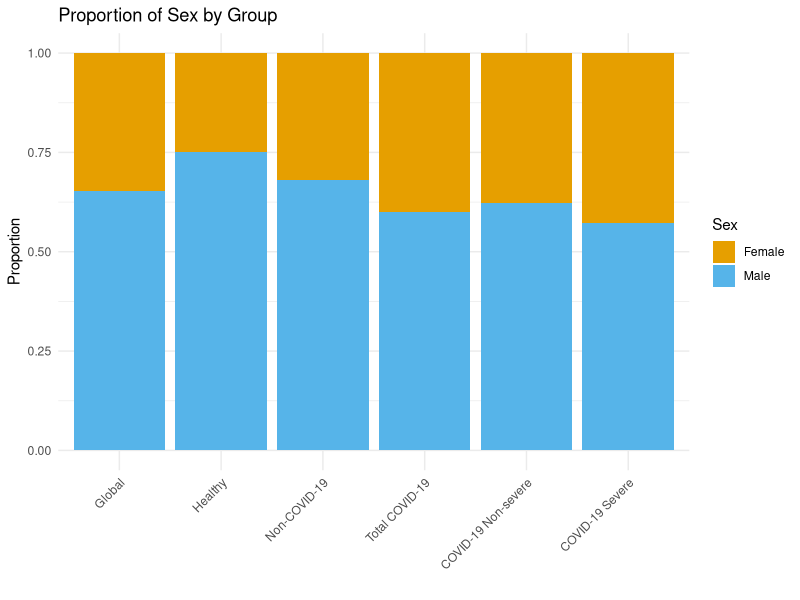
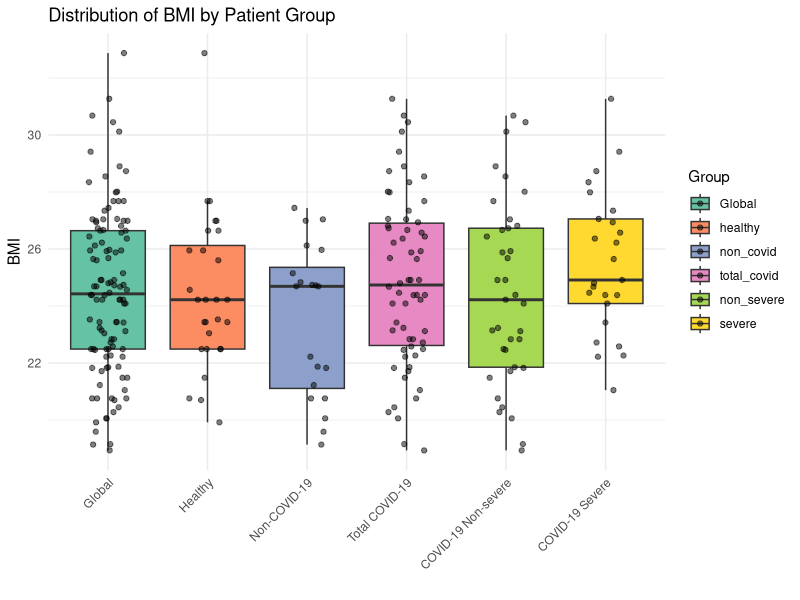
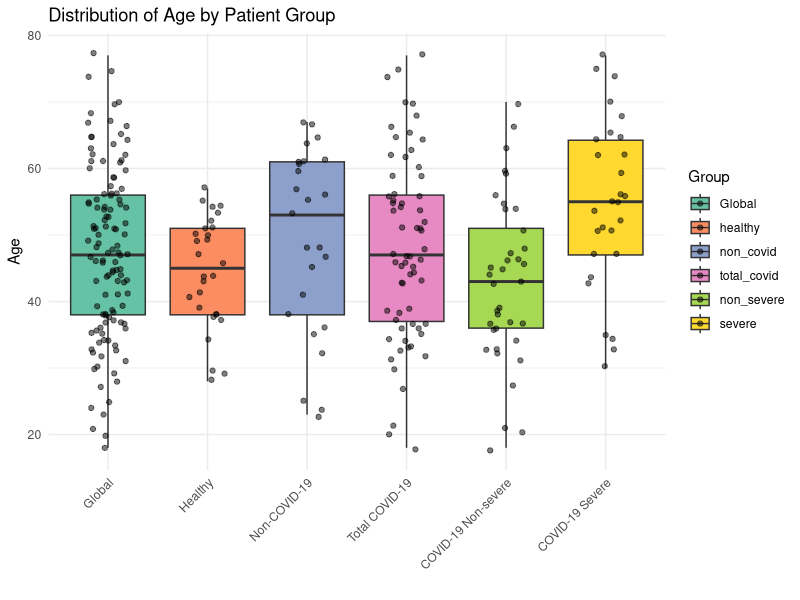
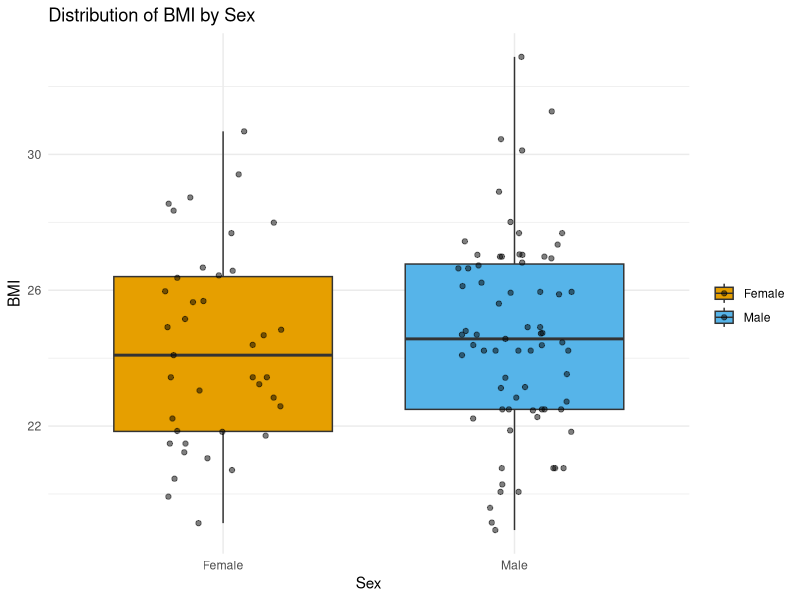
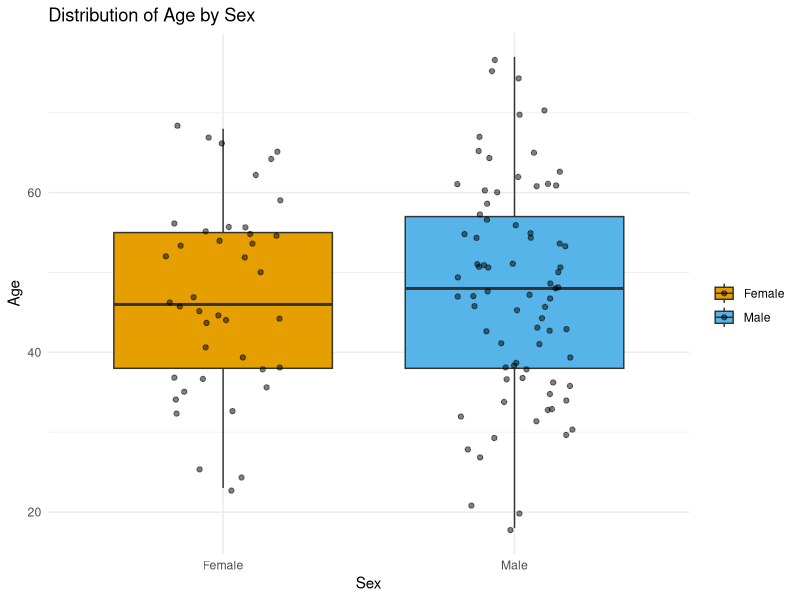
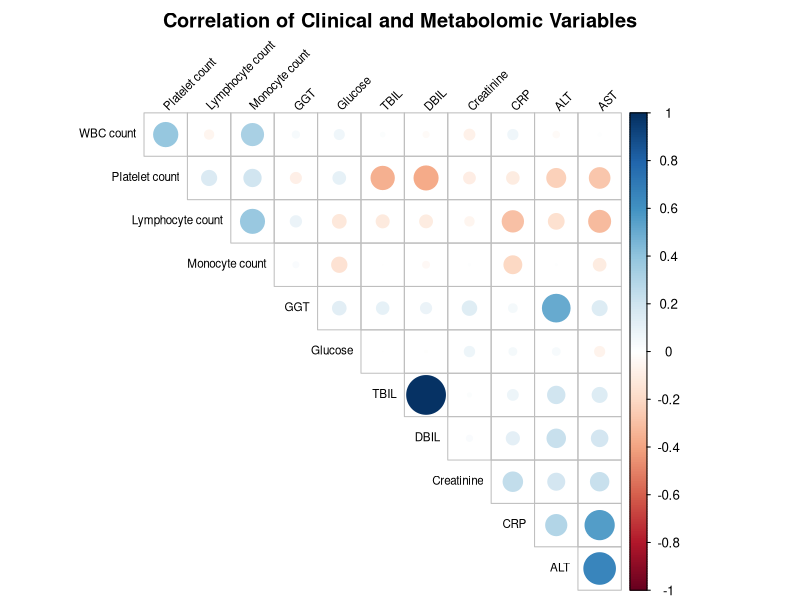
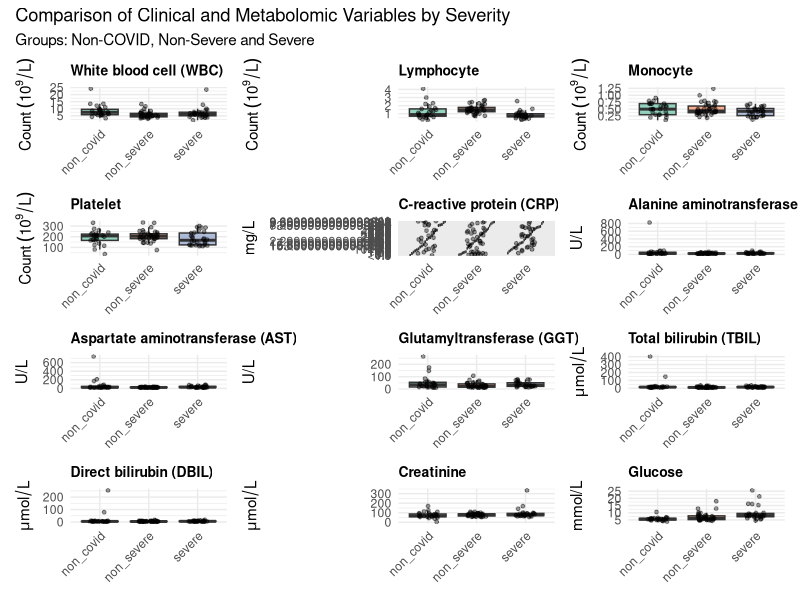
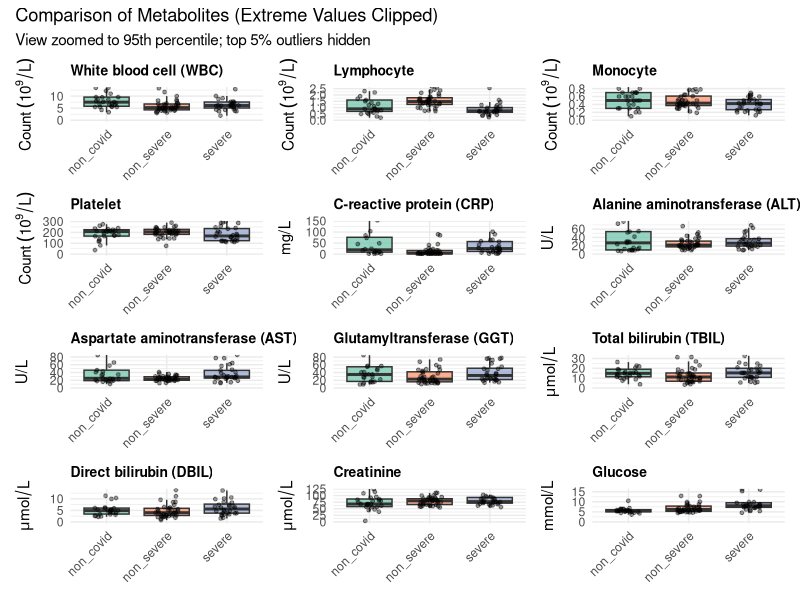

The R script that drew these images, in order:
## ---- chunk 1
knitr::opts_chunk$set(echo = TRUE, warning = FALSE, message = FALSE)
## ---- chunk 2
# Import all the necessary libraries for this exercise and the others
library(readxl)
library(dplyr)
library(ggplot2)
library(tidyr)
library(corrplot)
library(knitr)
library(kableExtra)
library(patchwork)
library(pheatmap)
library(scales)


# --- PREPARE DATA ---
# Load data from excel and treat "/" and empty strings as missing values
df <- read_excel("table_s1.xlsx", sheet = 2, na = c("", "/"))

# Remove the spaces from the column names
names(df) <- gsub(" ", "_", names(df))
names(df) <- gsub("\\(", "", names(df))
names(df) <- gsub("\\)", "", names(df))

# Convert date format and calculate required time differences
df <- df %>%
  mutate(
    # Convert columns to Date format 
    Onset_date_f = as.Date(Onset_date_f),
    Admission_date = as.Date(Admission_date),
    Date_of_progression_to_severe_state = as.Date(Date_of_progression_to_severe_state),
    
    # Calculate time differences in days
    time_onset_to_admission = as.numeric(Admission_date - Onset_date_f + 1),
    time_admission_to_severe = as.numeric(Date_of_progression_to_severe_state - Admission_date + 1)
  )

# Create group labels
df <- df %>%
  mutate(
    Group = case_when(
      Group_d == 0 ~ "healthy",
      Group_d == 1 ~ "non_covid",
      Group_d == 2 ~ "non_severe",
      Group_d == 3 ~ "severe"
    )
  )

# Create sex labels
df <- df %>%
  mutate(Sex_g = factor(Sex_g, 
                        levels = c(0, 1),            
                        labels = c("Female", "Male"))) 

# Create an expanded dataset, in order to include the groups "Total Covid" 
# and "Global" when calculating and plotting statistics later. 
# Create "Total Covid" subset 
df_covid_total <- df %>%
  filter(Group %in% c("non_severe", "severe")) %>%
  mutate(Group = "total_covid")
# Create "Global" subset (All of the rows)
df_global <- df %>%
  mutate(Group = "Global")
# Bind everything together into expanded dataset and set groups differentiation.
df_expanded <- bind_rows(df, df_covid_total, df_global)
df_expanded$Group <- factor(df_expanded$Group, 
                            levels = c("healthy", "non_covid", "non_severe", "severe", "total_covid", "Global"))


# --- CALCULATE STATISTICS ---
# AGE & BMI — Statistics by group 
age_bmi_stats <- df_expanded %>%
  group_by(Group) %>%
  summarise(
    # Age
    mean_age = mean(Age_year, na.rm = TRUE),
    sd_age   = sd(Age_year, na.rm = TRUE),
    median_age = median(Age_year, na.rm = TRUE),
    Q1_age     = quantile(Age_year, 0.25, na.rm = TRUE), 
    Q3_age     = quantile(Age_year, 0.75, na.rm = TRUE), 
    iqr_age    = IQR(Age_year, na.rm = TRUE),
    min_age    = min(Age_year, na.rm = TRUE),
    max_age    = max(Age_year, na.rm = TRUE),
    # BMI
    mean_bmi = mean(BMI_h, na.rm = TRUE),
    sd_bmi   = sd(BMI_h, na.rm = TRUE),
    median_bmi = median(BMI_h, na.rm = TRUE),
    Q1_bmi     = quantile(BMI_h, 0.25, na.rm = TRUE),    
    Q3_bmi     = quantile(BMI_h, 0.75, na.rm = TRUE),    
    iqr_bmi    = IQR(BMI_h, na.rm = TRUE),
    min_bmi    = min(BMI_h, na.rm = TRUE),
    max_bmi    = max(BMI_h, na.rm = TRUE),
    .groups = "drop"
  )

# Time - Statistics by group
time_stats <- df_expanded %>%
  group_by(Group) %>%
  summarise(
    # Time: Onset to Admission
    mean_onset_adm   = mean(time_onset_to_admission, na.rm = TRUE),
    sd_onset_adm     = sd(time_onset_to_admission, na.rm = TRUE),
    median_onset_adm = median(time_onset_to_admission, na.rm = TRUE),
    Q1_onset_adm     = quantile(time_onset_to_admission, 0.25, na.rm = TRUE),
    Q3_onset_adm     = quantile(time_onset_to_admission, 0.75, na.rm = TRUE),
    iqr_onset_adm    = IQR(time_onset_to_admission, na.rm = TRUE),
    min_onset_adm    = if(all(is.na(time_onset_to_admission))) NA else min(time_onset_to_admission, na.rm = TRUE),
    max_onset_adm    = if(all(is.na(time_onset_to_admission))) NA else max(time_onset_to_admission, na.rm = TRUE),
    # Time: Admission to Severe
    mean_adm_sev     = mean(time_admission_to_severe, na.rm = TRUE),
    sd_adm_sev       = sd(time_admission_to_severe, na.rm = TRUE),
    median_adm_sev   = median(time_admission_to_severe, na.rm = TRUE),
    Q1_adm_sev       = quantile(time_admission_to_severe, 0.25, na.rm = TRUE),
    Q3_adm_sev       = quantile(time_admission_to_severe, 0.75, na.rm = TRUE),
    iqr_adm_sev      = IQR(time_admission_to_severe, na.rm = TRUE),
    min_adm_sev      = if(all(is.na(time_admission_to_severe))) NA else min(time_admission_to_severe, na.rm = TRUE),
    max_adm_sev      = if(all(is.na(time_admission_to_severe))) NA else max(time_admission_to_severe, na.rm = TRUE),
    .groups = "drop"
  )

# Sex - Statistics by group 
sex_stats <- df_expanded %>%
  group_by(Group, Sex_g) %>%
  summarise(count = n(), .groups = "drop_last") %>%
  mutate(proportion = count / sum(count)) %>%
  ungroup()


# --- OUTPUT TABLE ---
# Count the patients in each group and create group lables for the table
group_counts <- table(df_expanded$Group)
lbl_healthy    <- paste0("Healthy (N=", group_counts["healthy"], ")")
lbl_non_covid  <- paste0("Non-COVID-19 (N=", group_counts["non_covid"], ")")
lbl_total      <- paste0("Total COVID-19 (N=", group_counts["total_covid"], ")")
lbl_non_severe <- paste0("COVID-19 Non-severe (N=", group_counts["non_severe"], ")")
lbl_severe     <- paste0("COVID-19 Severe (N=", group_counts["severe"], ")")

# Define the Column Order 
col_selection <- c(
  "Variable", 
  "Statistic", 
  "healthy", 
  "non_covid", 
  "total_covid", 
  "non_severe", 
  "severe"
)

# Sex
sex_rows <- sex_stats %>%
  filter(Group %in% c("healthy", "non_covid", "total_covid", "non_severe", "severe")) %>%
  mutate(val = sprintf("%d (%.1f%%)", count, proportion * 100)) %>%
  select(Group, Sex_g, val) %>%
  pivot_wider(names_from = Group, values_from = val) %>%
  mutate(
    # Force labels to be Male/Female text
    Statistic = case_when(
      as.character(Sex_g) %in% c("1", "Male") ~ "Male",
      as.character(Sex_g) %in% c("0", "Female") ~ "Female",
    ),
    Variable = "Sex - no. (%)" 
  ) %>%
  arrange(factor(Statistic, levels = c("Male", "Female"))) 

# Age 
age_rows <- age_bmi_stats %>%
  filter(Group %in% c("healthy", "non_covid", "total_covid", "non_severe", "severe")) %>%
  mutate(
    `Mean ± SD`    = sprintf("%.1f ± %.1f", mean_age, sd_age),
    `Median (IQR)` = sprintf("%.1f (%.1f-%.1f)", median_age, Q1_age, Q3_age),
    `Range`        = sprintf("%.1f-%.1f", min_age, max_age)
  ) %>%
  select(Group, `Mean ± SD`, `Median (IQR)`, `Range`) %>%
  pivot_longer(cols = -Group, names_to = "Statistic", values_to = "val") %>%
  pivot_wider(names_from = Group, values_from = val) %>%
  mutate(Variable = "Age - year")

# BMI 
bmi_rows <- age_bmi_stats %>%
  filter(Group %in% c("healthy", "non_covid", "total_covid", "non_severe", "severe")) %>%
  mutate(
    `Mean ± SD`    = sprintf("%.1f ± %.1f", mean_bmi, sd_bmi),
    `Median (IQR)` = sprintf("%.1f (%.1f-%.1f)", median_bmi, Q1_bmi, Q3_bmi),
    `Range`        = sprintf("%.1f-%.1f", min_bmi, max_bmi)
  ) %>%
  select(Group, `Mean ± SD`, `Median (IQR)`, `Range`) %>%
  pivot_longer(cols = -Group, names_to = "Statistic", values_to = "val") %>%
  pivot_wider(names_from = Group, values_from = val) %>%
  mutate(Variable = "BMI - kg/m2")

# Time 1: Onset to Admission 
time1_rows <- time_stats %>%
  filter(Group %in% c("healthy", "non_covid", "total_covid", "non_severe", "severe")) %>%
  mutate(
    `Mean ± SD`    = ifelse(is.na(mean_onset_adm), "", sprintf("%.1f ± %.1f", mean_onset_adm, sd_onset_adm)),
    `Median (IQR)` = ifelse(is.na(median_onset_adm), "", sprintf("%.1f (%.1f-%.1f)", median_onset_adm, Q1_onset_adm, Q3_onset_adm)),
    `Range`        = ifelse(is.na(min_onset_adm), "", sprintf("%.1f-%.1f", min_onset_adm, max_onset_adm))
  ) %>%
  select(Group, `Mean ± SD`, `Median (IQR)`, `Range`) %>%
  pivot_longer(cols = -Group, names_to = "Statistic", values_to = "val") %>%
  pivot_wider(names_from = Group, values_from = val) %>%
  mutate(Variable = "Time from Onset to Admission - Days")

# Time 2: Admission to Severe 
time2_rows <- time_stats %>%
  filter(Group %in% c("healthy", "non_covid", "total_covid", "non_severe", "severe")) %>%
  mutate(
    `Mean ± SD`    = ifelse(is.na(mean_adm_sev), "", sprintf("%.1f ± %.1f", mean_adm_sev, sd_adm_sev)),
    `Median (IQR)` = ifelse(is.na(median_adm_sev), "", sprintf("%.1f (%.1f-%.1f)", median_adm_sev, Q1_adm_sev, Q3_adm_sev)),
    `Range`        = ifelse(is.na(min_adm_sev), "", sprintf("%.1f-%.1f", min_adm_sev, max_adm_sev))
  ) %>%
  select(Group, `Mean ± SD`, `Median (IQR)`, `Range`) %>%
  pivot_longer(cols = -Group, names_to = "Statistic", values_to = "val") %>%
  pivot_wider(names_from = Group, values_from = val) %>%
  mutate(Variable = "Time from Admission to Severe - Days")

# Bind together and print 
final_table <- bind_rows(sex_rows, age_rows, bmi_rows, time1_rows, time2_rows) %>%
  select(all_of(col_selection)) %>%
  rename(
    !!lbl_healthy := healthy,
    !!lbl_non_covid := non_covid,
    !!lbl_total := total_covid,
    !!lbl_non_severe := non_severe,
    !!lbl_severe := severe
  )

kbl(final_table, caption = "Table 1. Demographics and Baseline Characteristics of COVID-19 Patients") %>%
  kable_classic(full_width = F, html_font = "Arial") %>%
  row_spec(0, bold = TRUE) %>% 
  column_spec(1, bold = TRUE) %>%
  # Add the separation lines
  row_spec(2, extra_css = "border-bottom: 1px solid #ddd;") %>%
  row_spec(5, extra_css = "border-bottom: 1px solid #ddd;") %>%
  row_spec(8, extra_css = "border-bottom: 1px solid #ddd;") %>%
  row_spec(11, extra_css = "border-bottom: 1px solid #ddd;") %>%
  collapse_rows(columns = 1, valign = "top")
## ---- chunk 3
# Convert all time-based columns to Date
df <- df %>%
  mutate(across(where(~ inherits(.x, "POSIXt")), as.Date))

# Provide a summary of the data with "skimr" package
library(skimr)
skim(df)

# Remove column with almost only missing data
df <- df %>% select(-`MSRep_ID_c`)

# --- PLOTS ---
# Set the order of the groups for the plots
df_expanded$Group <- factor(df_expanded$Group, 
                            levels = c("Global", "healthy", "non_covid", "total_covid", "non_severe", "severe"))

# Plot 1: Sex by groups
ggplot(df_expanded, aes(x = Group, fill = Sex_g)) +
  geom_bar(position = "fill") +
  theme_minimal() +
  labs(title = "Proportion of Sex by Group", y = "Proportion", x = "", fill = "Sex") +
  scale_fill_manual(values = c("Female" = "#E69F00", "Male" = "#56B4E9")) +
  scale_x_discrete(labels = c(
    "Global"      = "Global",
    "healthy"     = "Healthy",
    "non_covid"   = "Non-COVID-19",
    "total_covid" = "Total COVID-19",
    "non_severe"  = "COVID-19 Non-severe",
    "severe"      = "COVID-19 Severe"
  )) +
  theme(axis.text.x = element_text(angle = 45, hjust = 1))

# Plot 2: BMI by Groups 
ggplot(df_expanded, aes(x = Group, y = BMI_h, fill = Group)) +
  geom_boxplot(outlier.shape = NA) + 
  geom_jitter(width = 0.2, alpha = 0.5) + 
  theme_minimal() +
  labs(
    title = "Distribution of BMI by Patient Group",
    x = "",
    y = "BMI"
  ) +
  scale_fill_brewer(palette = "Set2") +
  scale_x_discrete(labels = c(
    "Global"      = "Global",
    "healthy"     = "Healthy",
    "non_covid"   = "Non-COVID-19",
    "total_covid" = "Total COVID-19",
    "non_severe"  = "COVID-19 Non-severe",
    "severe"      = "COVID-19 Severe"
  )) +
  theme(axis.text.x = element_text(angle = 45, hjust = 1))

# Plot 3: Age by Groups 
ggplot(df_expanded, aes(x = Group, y = Age_year, fill = Group)) +
  geom_boxplot(outlier.shape = NA) + 
  geom_jitter(width = 0.2, alpha = 0.5) + 
  theme_minimal() +
  labs(
    title = "Distribution of Age by Patient Group",
    x = "",
    y = "Age"
  ) +
  scale_fill_brewer(palette = "Set2") +
  scale_x_discrete(labels = c(
    "Global"      = "Global",
    "healthy"     = "Healthy",
    "non_covid"   = "Non-COVID-19",
    "total_covid" = "Total COVID-19",
    "non_severe"  = "COVID-19 Non-severe",
    "severe"      = "COVID-19 Severe"
  )) +
  theme(axis.text.x = element_text(angle = 45, hjust = 1))

# Plot 4: BMI by Sex 
ggplot(df, aes(x = Sex_g, y = BMI_h, fill = Sex_g)) +
  geom_boxplot(outlier.shape = NA) + 
  geom_jitter(width = 0.2, alpha = 0.5) +
  theme_minimal() +
  labs(
    title = "Distribution of BMI by Sex",
    x = "Sex",
    y = "BMI",
    fill = ""
  ) +
  scale_fill_manual(values = c("Female" = "#E69F00", "Male" = "#56B4E9"))

# Plot 5: Age by Sex 
ggplot(df, aes(x = Sex_g, y = Age_year, fill = Sex_g)) +
  geom_boxplot(outlier.shape = NA) + 
  geom_jitter(width = 0.2, alpha = 0.5) +
  theme_minimal() +
  labs(
    title = "Distribution of Age by Sex",
    x = "Sex",
    y = "Age",
    fill = ""
  ) +
  scale_fill_manual(values = c("Female" = "#E69F00", "Male" = "#56B4E9"))

# Plot 6: Correlation Plot between Metabolomics columns
# Metabolomic columns indices 
target_cols_corr <- c(18, 19, 20, 21, 23, 24, 25, 26, 27, 28, 29, 30)
# Ensure columns are numeric; handle errors if columns contain non-numeric data, clean the variable names
df_corr <- df[, target_cols_corr]
current_names <- names(df_corr)
clean_names <- gsub(",.*", "", current_names)
clean_names <- gsub("_[a-zA-Z]$", "", clean_names)
clean_names <- gsub("_", " ", clean_names)
names(df_corr) <- clean_names
df_corr[] <- lapply(df_corr, function(x) as.numeric(as.character(x)))
# Calculate the correlation matrix
res <- cor(df_corr, use = "complete.obs")
# Generate the plot
corrplot(res, 
         type = "upper",           
         order = "hclust",        
         tl.col = "black",        
         tl.srt = 45,             
         tl.cex = 0.7,            
         diag = FALSE,
         title = "Correlation of Clinical and Metabolomic Variables",
         mar = c(0, 0, 2, 0)
)
## ---- chunk 4
# Define indexes and names
target_cols_plots <- c(19, 20, 21, 22, 24, 25, 26, 27, 28, 29, 30, 31)
target_colnames <- colnames(df_expanded)[target_cols_plots]

# Handle labels for plots
clean_titles <- c(
  "White blood cell (WBC)",
  "Lymphocyte",
  "Monocyte",
  "Platelet",
  "C-reactive protein (CRP)",
  "Alanine aminotransferase (ALT)",
  "Aspartate aminotransferase (AST)",
  "Glutamyltransferase (GGT)",
  "Total bilirubin (TBIL)",
  "Direct bilirubin (DBIL)",
  "Creatinine",
  "Glucose"
)

clean_units <- list(
  expression(Count ~ (10^9/L)),         # WBC (Implicit multiplication) or use (times ~ 10^9/L)
  expression(Count ~ (10^9/L)),         # Lymphocyte
  expression(Count ~ (10^9/L)),         # Monocyte
  expression(Count ~ (10^9/L)),         # Platelet
  "mg/L",                               # CRP
  "U/L",                                # ALT
  "U/L",                                # AST
  "U/L",                                # GGT
  expression(mu * mol/L),               # TBIL (µmol/L)
  expression(mu * mol/L),               # DBIL
  expression(mu * mol/L),               # Creatinine
  "mmol/L"                              # Glucose
)

# Filter data frame and order groups
df_filtered <- df_expanded %>%
  filter(Group %in% c("non_covid", "non_severe", "severe")) %>%
  mutate(Group = factor(Group, levels = c("non_covid", "non_severe", "severe")))

# Create plots list
plot_list <- list()

for (i in seq_along(target_cols_plots)) {
  
  col_idx <- target_cols_plots[i]
  colname <- colnames(df_expanded)[col_idx]
  
  my_title <- clean_titles[i]
  my_unit  <- clean_units[[i]]
  
  p <- ggplot(df_filtered, aes(x = Group, y = .data[[colname]], fill = Group)) +
    geom_boxplot(outlier.shape = NA, alpha = 0.7) + 
    geom_jitter(width = 0.2, alpha = 0.4, size = 1) +
    theme_minimal() +
    labs(
      title = my_title,
      x = NULL,
      y = my_unit
    ) +
    scale_fill_manual(values = c("non_covid"  = "#66c2a5", 
                                 "non_severe" = "#fc8d62", 
                                 "severe"     = "#8da0cb")) +
    theme(
      axis.text.x = element_text(angle = 45, hjust = 1),
      legend.position = "none",
      plot.title = element_text(size = 10, face = "bold")
    )
  
  plot_list[[colname]] <- p
}

# Organize and show the 12 plots
wrap_plots(plot_list, ncol = 3, nrow = 4) + 
  plot_annotation(
    title = "Comparison of Clinical and Metabolomic Variables by Severity",
    subtitle = "Groups: Non-COVID, Non-Severe and Severe"
  )
## ---- chunk 5
# Method 1: hide extreme values
df_filtered <- df_expanded %>%
  filter(Group %in% c("non_covid", "non_severe", "severe")) %>%
  mutate(Group = factor(Group, levels = c("non_covid", "non_severe", "severe"))) %>%
  # Force specific columns to be numeric
  mutate(across(all_of(colnames(df_expanded)[target_cols_plots]), ~ as.numeric(as.character(.x))))

# Generate plots list
plot_list <- list()

for (i in seq_along(target_cols_plots)) {
  
  col_idx <- target_cols_plots[i]
  colname <- colnames(df_expanded)[col_idx]
  
  my_title <- clean_titles[i]
  my_unit  <- clean_units[[i]]
  
  # Calculate the 95th percentile for the Upper Limit
  # We use this to "zoom in" and hide the top 5% extreme values
  upper_limit <- quantile(df_filtered[[colname]], 0.95, na.rm = TRUE)
  
  p <- ggplot(df_filtered, aes(x = Group, y = .data[[colname]], fill = Group)) +
    geom_boxplot(outlier.shape = NA, alpha = 0.7) + 
    geom_jitter(width = 0.2, alpha = 0.4, size = 1) +
    
    coord_cartesian(ylim = c(0, upper_limit)) +
    
    theme_minimal() +
    labs(
      title = my_title,
      x = NULL,
      y = my_unit
    ) +
    scale_fill_manual(values = c("non_covid"  = "#66c2a5", 
                                 "non_severe" = "#fc8d62", 
                                 "severe"     = "#8da0cb")) +
    theme(
      axis.text.x = element_text(angle = 45, hjust = 1),
      legend.position = "none",
      plot.title = element_text(size = 10, face = "bold")
    )
  
  plot_list[[colname]] <- p
}

# Organize and show the 12 plots
wrap_plots(plot_list, ncol = 3, nrow = 4) + 
  plot_annotation(
    title = "Comparison of Metabolites (Extreme Values Clipped)",
    subtitle = "View zoomed to 95th percentile; top 5% outliers hidden"
  )


# Method 2: Hide outliers
# Create plots list
plot_list <- list()

for (i in seq_along(target_cols_plots)) {
  
  col_idx <- target_cols_plots[i]
  colname <- colnames(df_expanded)[col_idx]
  
  my_title <- clean_titles[i]
  my_unit  <- clean_units[[i]]
  
  # Calculate Whiskers  per group
  outlier_bounds <- df_filtered %>%
    group_by(Group) %>%
    summarise(
      Q1 = quantile(.data[[colname]], 0.25, na.rm = TRUE),
      Q3 = quantile(.data[[colname]], 0.75, na.rm = TRUE),
      IQR_val = Q3 - Q1,
      lower_bound = Q1 - 1.5 * IQR_val,
      upper_bound = Q3 + 1.5 * IQR_val,
      .groups = "drop"
    )
  
  # Filter Points for Jitter
  # Join the bounds to the data and keep only points within the bounds
  df_points_filtered <- df_filtered %>%
    left_join(outlier_bounds, by = "Group") %>%
    filter(.data[[colname]] >= lower_bound & .data[[colname]] <= upper_bound)
  
  plot_min <- min(df_points_filtered[[colname]], na.rm = TRUE)
  plot_max <- max(df_points_filtered[[colname]], na.rm = TRUE)
  plot_min <- max(0, plot_min * 0.95) 
  plot_max <- plot_max * 1.05
  
  
  p <- ggplot(df_filtered, aes(x = Group, y = .data[[colname]], fill = Group)) +
    
    geom_boxplot(outlier.shape = NA, alpha = 0.7) + 
    
    geom_jitter(data = df_points_filtered, 
                width = 0.2, alpha = 0.4, size = 1) +
    
    coord_cartesian(ylim = c(plot_min, plot_max)) +
    
    theme_minimal() +
    labs(
      title = my_title,
      x = NULL,
      y = my_unit
    ) +
    scale_fill_manual(values = c("non_covid"  = "#66c2a5", 
                                 "non_severe" = "#fc8d62", 
                                 "severe"     = "#8da0cb")) +
    theme(
      axis.text.x = element_text(angle = 45, hjust = 1),
      legend.position = "none",
      plot.title = element_text(size = 10, face = "bold")
    )
  
  plot_list[[colname]] <- p
}

wrap_plots(plot_list, ncol = 3, nrow = 4) + 
  plot_annotation(
    title = "Comparison of Metabolites (Outliers Removed)",
    subtitle = "View restricted to statistical whiskers (Group-specific IQR)"
  )


# Method 3: log-transformation
# Create plots list
plot_list <- list()

for (i in seq_along(target_cols_plots)) {
  
  col_idx <- target_cols_plots[i]
  colname <- colnames(df_expanded)[col_idx]
  
  my_title <- clean_titles[i]
  my_unit  <- clean_units[[i]]
  
  p <- ggplot(df_filtered, aes(x = Group, y = .data[[colname]], fill = Group)) +
    geom_boxplot(outlier.shape = NA, alpha = 0.7) + 
    geom_jitter(width = 0.2, alpha = 0.4, size = 1) +
    
    # Use pseudo_log to handle any potential 0s safely without error
    scale_y_continuous(trans = "pseudo_log") + 
    
    theme_minimal() +
    labs(
      title = my_title,
      x = NULL,
      y = my_unit
    ) +
    scale_fill_manual(values = c("non_covid"  = "#66c2a5", 
                                 "non_severe" = "#fc8d62", 
                                 "severe"     = "#8da0cb")) +
    theme(
      axis.text.x = element_text(angle = 45, hjust = 1),
      legend.position = "none",
      plot.title = element_text(size = 10, face = "bold")
    )
  
  plot_list[[colname]] <- p
}

wrap_plots(plot_list, ncol = 3, nrow = 4) + 
  plot_annotation(
    title = "Comparison of Metabolites (Log-Transformed)",
    subtitle = "Outliers handled via Pseudo-Log Transformation"
  )


# Method 4: log-transformation + hiding extreme values
plot_list <- list()

for (i in seq_along(target_cols_plots)) {
  
  col_idx <- target_cols_plots[i]
  colname <- colnames(df_expanded)[col_idx]
  
  my_title <- clean_titles[i]
  my_unit  <- clean_units[[i]]
  
  lower_limit <- quantile(df_filtered[[colname]], 0.02, na.rm = TRUE)
  upper_limit <- quantile(df_filtered[[colname]], 0.98, na.rm = TRUE)
  
  if (lower_limit < 0) lower_limit <- 0
  
  p <- ggplot(df_filtered, aes(x = Group, y = .data[[colname]], fill = Group)) +
    geom_boxplot(outlier.shape = NA, alpha = 0.7) + 
    geom_jitter(width = 0.2, alpha = 0.4, size = 1) +
    
    scale_y_continuous(trans = "pseudo_log", n.breaks = 4) + 
    
    coord_cartesian(ylim = c(lower_limit * 0.9, upper_limit * 1.1)) +
    
    theme_minimal() +
    labs(
      title = my_title,
      x = NULL,
      y = my_unit
    ) +
    scale_fill_manual(values = c("non_covid"  = "#66c2a5", 
                                 "non_severe" = "#fc8d62", 
                                 "severe"     = "#8da0cb")) +
    theme(
      axis.text.x = element_text(angle = 45, hjust = 1),
      legend.position = "none",
      plot.title = element_text(size = 10, face = "bold"),
      
      axis.text.y = element_text(size = 7) 
    )
  
  plot_list[[colname]] <- p
}

wrap_plots(plot_list, ncol = 3, nrow = 4) + 
  plot_annotation(
    title = "Comparison of Metabolites (Log-Transformed + Clipped)",
    subtitle = "Zoomed to 2nd-98th percentiles"
  )
## ---- chunk 6
# Prepare Data Matrix
# Select only the 12 target numeric columns
heatmap_data <- df_filtered %>%
  select(all_of(target_colnames)) %>%
  as.matrix() 

# Rename Columns (Variables) to Clean Titles
# We use the 'clean_titles' vector we defined in Exercise 2.2
colnames(heatmap_data) <- clean_titles

# Scale and Transpose
heatmap_matrix <- t(scale(heatmap_data))

# Create a data frame for the column annotations
annotation_info <- df_filtered %>%
  select(Group, Sex_g) %>%
  as.data.frame()

# Rename the columns for the Legend
colnames(annotation_info) <- c("Group", "Sex")

# Rename the Factor Levels for "Group" to be descriptive
annotation_info$Group <- factor(annotation_info$Group, 
                                levels = c("non_covid", "non_severe", "severe"),
                                labels = c("Non-COVID-19", "COVID-19 Non-severe", "COVID-19 Severe"))

# Ensure row names of annotation match column names of the matrix
rownames(annotation_info) <- paste0("P", 1:ncol(heatmap_matrix))
colnames(heatmap_matrix)  <- paste0("P", 1:ncol(heatmap_matrix))

ann_colors <- list(
  Group = c("Non-COVID-19"        = "#66c2a5", 
            "COVID-19 Non-severe" = "#fc8d62", 
            "COVID-19 Severe"     = "#8da0cb"),
  Sex   = c("Female"              = "#E69F00", 
            "Male"                = "#56B4E9")
)

# Draw the Heatmap 
library(pheatmap)

pheatmap(heatmap_matrix,
         cluster_rows = TRUE,         # Cluster metabolites
         cluster_cols = TRUE,         # Cluster patients
         annotation_col = annotation_info, 
         annotation_colors = ann_colors,
         show_colnames = FALSE,       # Hide messy patient IDs
         show_rownames = TRUE,        # Show the clean metabolite names
         fontsize_row = 10,           # Adjust font size if needed
         color = colorRampPalette(c("navy", "white", "firebrick3"))(100),
         main = "Biomarker Heatmap: Metabolites by gender and severity group"
)
## ---- chunk 7
sessionInfo()
